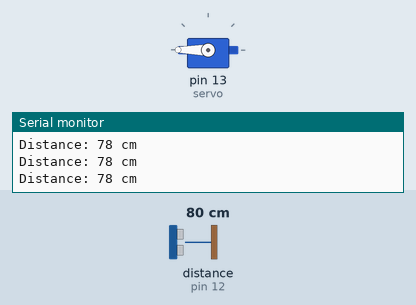
Recording of a sketch running on a simulated Arduino Uno, built with avr-gcc and run on an emulated ATmega328P. Shown: servo, the last lines printed to the serial monitor. Wiring (inferred from the names in the program): ultrasonic range finder: trigger pin 11; echo pin 12. The test bench sets the inputs (shaded band); at power-on: distance to the obstacle (sensor on pin 12) 80 cm. The echo pulse lasts 58.3 µs per cm.

Above: at 1.2 s.
1.3 s: distance to the obstacle (sensor on pin 12) set to 30 cm
2.8 s: distance to the obstacle (sensor on pin 12) set to 24 cm
At 4.0 s:
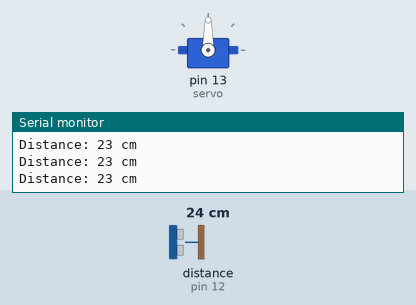
4.3 s: distance to the obstacle (sensor on pin 12) set to 35 cm
At 5.3 s:
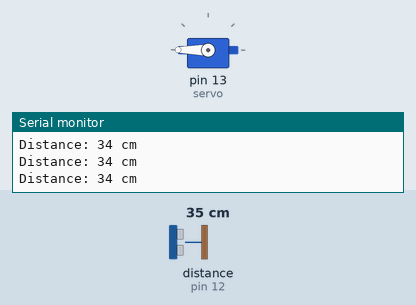
5.8 s: distance to the obstacle (sensor on pin 12) set to 2 cm
At 6.7 s:
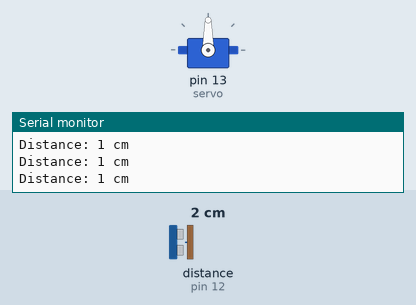
Timing chart, 0 to 8.3 s (numbered marks = the images above; inputs shaded):
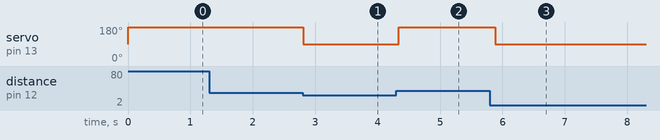

The sketch:

toll_gate.ino
```cpp
#include <Servo.h>

Servo servo;

int trigPin = 11;
int echoPin = 12;

long duration;
int distance;

int servoPos = 90;   // Track current position

void setup()
{
  Serial.begin(9600);

  servo.attach(13);
  servo.write(servoPos);

  pinMode(trigPin, OUTPUT);
  pinMode(echoPin, INPUT);
}

void loop()
{
  // Ultrasonic trigger
  digitalWrite(trigPin, LOW);
  delayMicroseconds(2);
  digitalWrite(trigPin, HIGH);
  delayMicroseconds(10);
  digitalWrite(trigPin, LOW);

  duration = pulseIn(echoPin, HIGH, 25000); // timeout for stability

  if (duration == 0) return; // no echo

  distance = duration * 0.034 / 2;

  Serial.print("Distance: ");
  Serial.print(distance);
  Serial.println(" cm");

  // Servo control (state-based)
  if (distance <= 25 && servoPos != 90)
  {
    servoPos = 90;
    servo.write(servoPos);
    Serial.println("Servo -> 180");
  }
  else if (distance > 25 && servoPos !=180)
  {
    servoPos = 180;
    servo.write(servoPos);
    Serial.println("Servo -> 90");
  }

  delay(100); // small delay for sensor stability
}
```

Measured:
- the behaviour switches between 27 and 26 cm on distance to the obstacle (sensor on pin 12) (found by bisection; images 0 and 1)
- after the input at 2.8 s, servo on pin 13 (servo): 180° → 90° at once
- after the input at 4.3 s, servo on pin 13 (servo): 90° → 180° at once
- after the input at 5.8 s, servo on pin 13 (servo): 180° → 90° after 0.08 s
